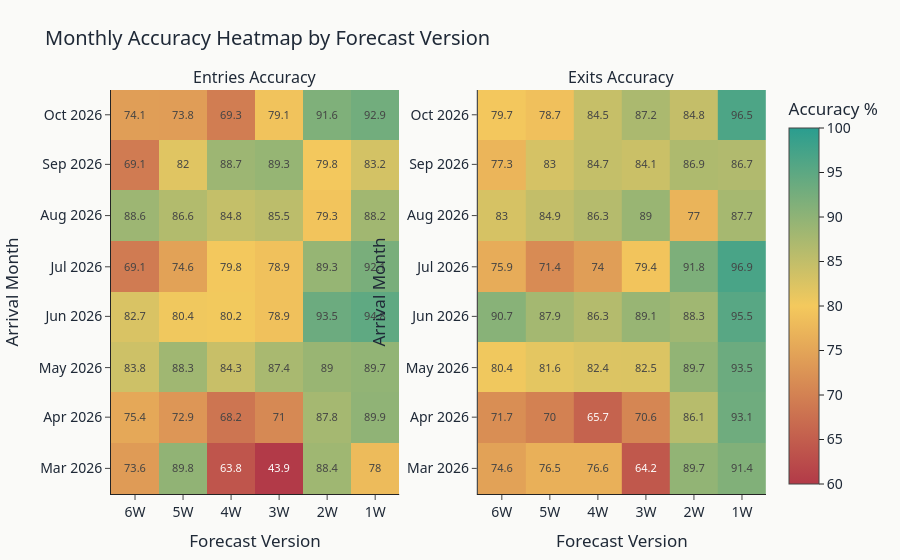

Write notebook code for a chart like this one.
### Markdown cell above
### 2) Monthly Heatmap: Where Accuracy Is Strong or Weak

### Code cell
def build_heatmap_matrix(monthly_df: pd.DataFrame) -> pd.DataFrame:
    tmp = monthly_df.copy()
    if isinstance(tmp.index, pd.PeriodIndex):
        tmp.index = tmp.index.astype(str)
    else:
        tmp.index = pd.to_datetime(tmp.index).to_period("M").astype(str)
    ordered_cols = [c for c in LEAD_ORDER if c in tmp.columns]
    tmp = (tmp[ordered_cols] * 100).rename(columns=LEAD_LABELS)
    return tmp

entries_heat = build_heatmap_matrix(monthly_entries_accuracy)
exits_heat = build_heatmap_matrix(monthly_exits_accuracy)

fig = make_subplots(
    rows=1,
    cols=2,
    subplot_titles=("Entries Accuracy", "Exits Accuracy"),
    horizontal_spacing=0.12
)

fig.add_trace(
    go.Heatmap(
        z=entries_heat.values,
        x=entries_heat.columns,
        y=entries_heat.index,
        colorscale=[
            [0.0, "#B23A48"],
            [0.5, "#F4C95D"],
            [1.0, "#2A9D8F"]
        ],
        zmin=60,
        zmax=100,
        text=np.round(entries_heat.values, 1),
        texttemplate="%{text}",
        textfont=dict(size=11),
        colorbar=dict(title="Accuracy %")
    ),
    row=1,
    col=1
)

fig.add_trace(
    go.Heatmap(
        z=exits_heat.values,
        x=exits_heat.columns,
        y=exits_heat.index,
        colorscale=[
            [0.0, "#B23A48"],
            [0.5, "#F4C95D"],
            [1.0, "#2A9D8F"]
        ],
        zmin=60,
        zmax=100,
        text=np.round(exits_heat.values, 1),
        texttemplate="%{text}",
        textfont=dict(size=11),
        showscale=False
    ),
    row=1,
    col=2
)

fig.update_layout(
    **BASE_LAYOUT,
    title="Monthly Accuracy Heatmap by Forecast Version",
    height=560
)

fig.update_xaxes(title_text="Forecast Version")
fig.update_yaxes(title_text="Arrival Month")

fig.show()

### Figure 1 — Plotly figure (JSON) as saved in the notebook; plotly's stock layout.template omitted (floating-point values rounded to 4 significant figures)
{"data": [{"colorbar": {"title": {"text": "Accuracy %"}}, "colorscale": [[0, "#B23A48"], [0.5, "#F4C95D"], [1, "#2A9D8F"]], "text": [[73.6, 89.8, 63.8, 43.9, 88.4, 78.0], [75.4, 72.9, 68.2, 71.0, 87.8, 89.9], [83.8, 88.3, 84.3, 87.4, 89.0, 89.7], [82.7, 80.4, 80.2, 78.9, 93.5, 94.8], [69.1, 74.6, 79.8, 78.9, 89.3, 92.1], [88.6, 86.6, 84.8, 85.5, 79.3, 88.2], [69.1, 82.0, 88.7, 89.3, 79.8, 83.2], [74.1, 73.8, 69.3, 79.1, 91.6, 92.9]], "textfont": {"size": 11}, "texttemplate": "%{text}", "type": "heatmap", "x": ["6W", "5W", "4W", "3W", "2W", "1W"], "xaxis": "x", "y": ["2026-03", "2026-04", "2026-05", "2026-06", "2026-07", "2026-08", "2026-09", "2026-10"], "yaxis": "y", "z": [[73.6, 89.79, 63.8, 43.92, 88.4, 77.97], [75.44, 72.89, 68.2, 71.02, 87.81, 89.93], [83.82, 88.32, 84.33, 87.45, 89.0, 89.66], [82.71, 80.37, 80.19, 78.92, 93.46, 94.75], [69.06, 74.61, 79.84, 78.88, 89.28, 92.13], [88.64, 86.56, 84.75, 85.55, 79.35, 88.19], [69.11, 81.98, 88.65, 89.29, 79.85, 83.23], [74.05, 73.83, 69.31, 79.12, 91.58, 92.88]], "zmax": 100, "zmin": 60}, {"colorscale": [[0, "#B23A48"], [0.5, "#F4C95D"], [1, "#2A9D8F"]], "showscale": false, "text": [[74.6, 76.5, 76.6, 64.2, 89.7, 91.4], [71.7, 70.0, 65.7, 70.6, 86.1, 93.1], [80.4, 81.6, 82.4, 82.5, 89.7, 93.5], [90.7, 87.9, 86.3, 89.1, 88.3, 95.5], [75.9, 71.4, 74.0, 79.4, 91.8, 96.9], [83.0, 84.9, 86.3, 89.0, 77.0, 87.7], [77.3, 83.0, 84.7, 84.1, 86.9, 86.7], [79.7, 78.7, 84.5, 87.2, 84.8, 96.5]], "textfont": {"size": 11}, "texttemplate": "%{text}", "type": "heatmap", "x": ["6W", "5W", "4W", "3W", "2W", "1W"], "xaxis": "x2", "y": ["2026-03", "2026-04", "2026-05", "2026-06", "2026-07", "2026-08", "2026-09", "2026-10"], "yaxis": "y2", "z": [[74.59, 76.54, 76.56, 64.16, 89.69, 91.38], [71.7, 69.98, 65.71, 70.59, 86.07, 93.14], [80.38, 81.59, 82.4, 82.46, 89.65, 93.5], [90.66, 87.9, 86.32, 89.09, 88.32, 95.47], [75.92, 71.39, 73.99, 79.35, 91.76, 96.92], [82.96, 84.87, 86.26, 88.99, 77.03, 87.67], [77.27, 83.04, 84.74, 84.14, 86.88, 86.67], [79.75, 78.74, 84.52, 87.18, 84.77, 96.51]], "zmax": 100, "zmin": 60}], "layout": {"annotations": [{"font": {"size": 16}, "showarrow": false, "text": "Entries Accuracy", "x": 0.22, "xanchor": "center", "xref": "paper", "y": 1, "yanchor": "bottom", "yref": "paper"}, {"font": {"size": 16}, "showarrow": false, "text": "Exits Accuracy", "x": 0.78, "xanchor": "center", "xref": "paper", "y": 1, "yanchor": "bottom", "yref": "paper"}], "font": {"color": "#1F2937", "family": "Aptos, Segoe UI, Arial", "size": 14}, "height": 560, "margin": {"b": 60, "l": 60, "r": 30, "t": 90}, "paper_bgcolor": "#FAFAF8", "plot_bgcolor": "#FAFAF8", "title": {"text": "Monthly Accuracy Heatmap by Forecast Version"}, "xaxis": {"anchor": "y", "domain": [0, 0.44], "title": {"text": "Forecast Version"}}, "xaxis2": {"anchor": "y2", "domain": [0.56, 1], "title": {"text": "Forecast Version"}}, "yaxis": {"anchor": "x", "domain": [0, 1], "title": {"text": "Arrival Month"}}, "yaxis2": {"anchor": "x2", "domain": [0, 1], "title": {"text": "Arrival Month"}}}}
